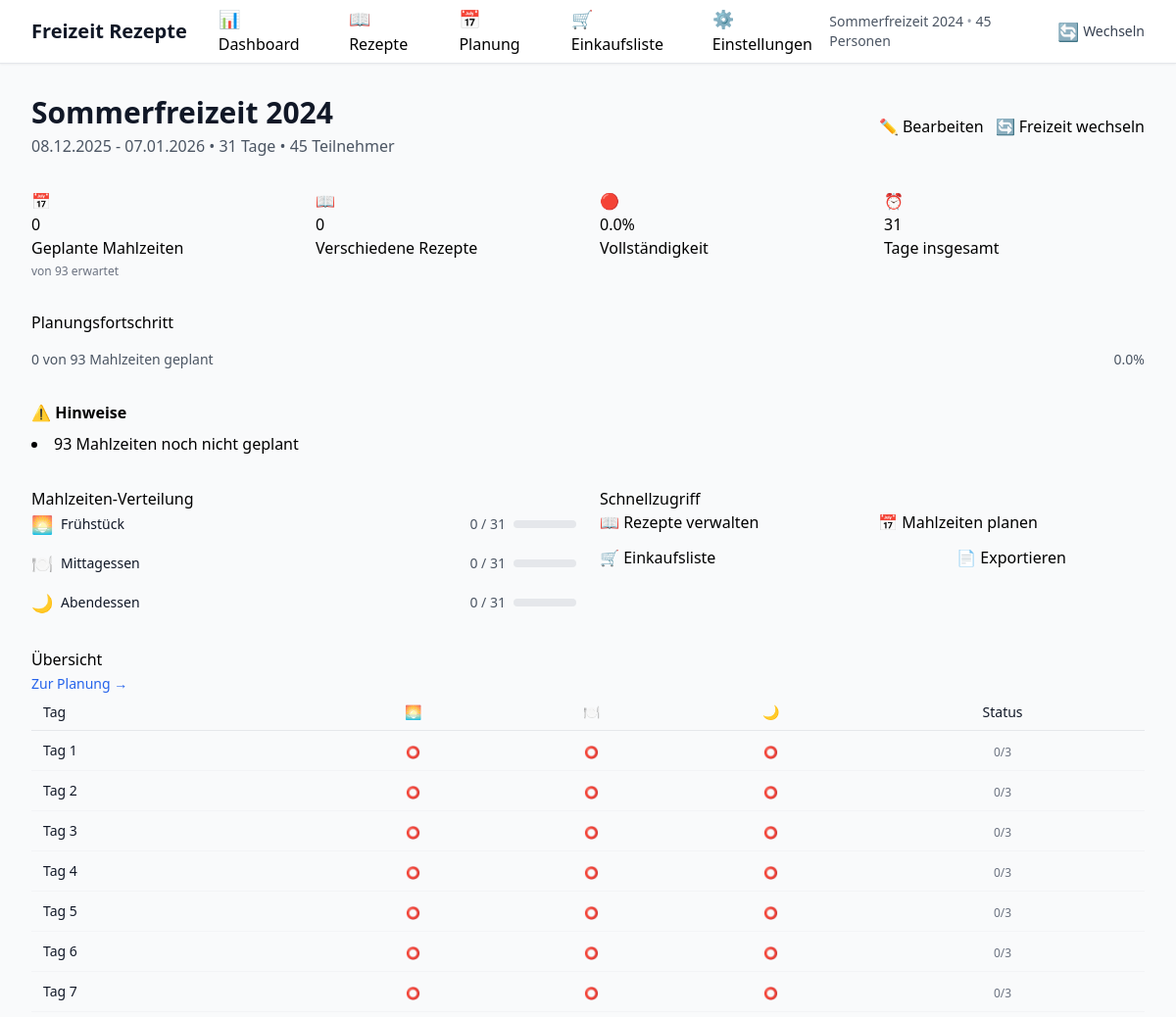
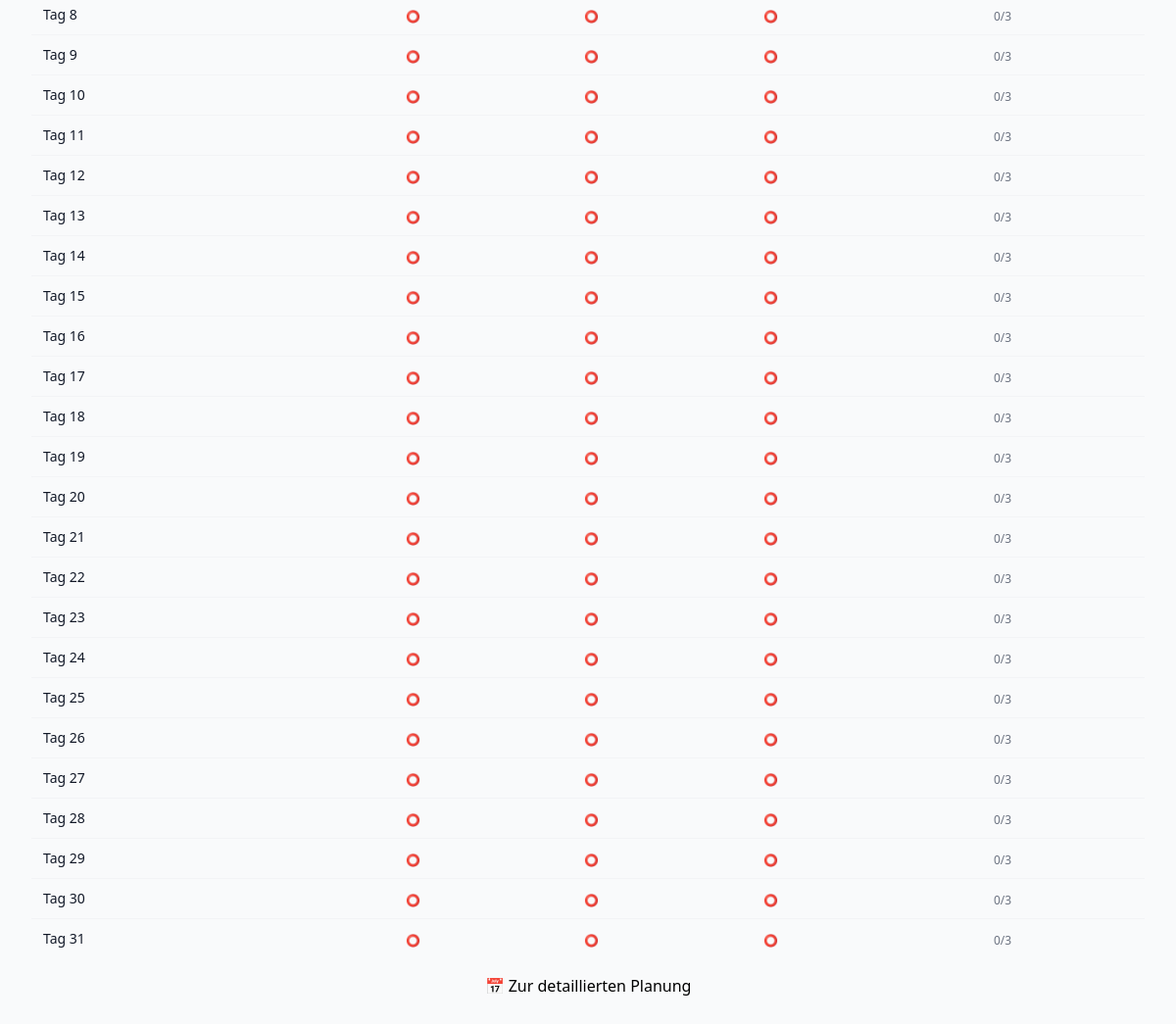
/dashboard, run on the app's committed database (2 pictures, top to bottom).
### app/models.py (models this page shows)
class Camp(Base):
    __tablename__ = 'camps'
    id = Column(Integer, primary_key=True, index=True)
    name = Column(String(255), nullable=False)
    start_date = Column(DateTime, nullable=False)
    end_date = Column(DateTime, nullable=False)
    participant_count = Column(Integer, nullable=False)
    created_at = Column(DateTime, default=datetime.utcnow)
    updated_at = Column(DateTime, default=datetime.utcnow, onupdate=datetime.utcnow)
    last_accessed = Column(DateTime, default=datetime.utcnow)
    meal_plans = relationship("MealPlan", back_populates="camp", cascade="all, delete-orphan")

### app/main.py (the view)
@app.get("/dashboard", response_class=HTMLResponse)
async def dashboard(context = Depends(get_template_context)):
    if not context["current_camp"]:
        return RedirectResponse(url="/select-camp", status_code=302)
    from app.services.calculation import get_camp_statistics
    stats = get_camp_statistics(context["db"], context["current_camp"].id)
    return templates.TemplateResponse("dashboard.html", {
        **context,
        "stats": stats
    })

### app/templates/dashboard.html (shortened to what this page needs)
{% extends "base.html" %}
{% block content %}
<div class="space-y-8">
    <div class="flex items-center justify-between">
        <div>
            <h1 class="text-3xl font-bold text-gray-900">{{ current_camp.name }}</h1>
            <p class="text-gray-600 mt-1">
                {{ current_camp.start_date.strftime('%d.%m.%Y') }} - {{ current_camp.end_date.strftime('%d.%m.%Y') }}
                • {{ stats.total_days }} Tage
                • {{ current_camp.participant_count }} Teilnehmer
            </p>
        </div>
        <div class="flex space-x-3">
            <button
                onclick="FreizeitApp.openModal('/api/camps/{{ current_camp.id }}/edit')"
                class="btn btn-secondary"
            >
                ✏️ Bearbeiten
            </button>
            <a href="/select-camp" class="btn btn-secondary">
                🔄 Freizeit wechseln
            </a>
        </div>
    </div>
    <div class="grid grid-cols-1 md:grid-cols-2 lg:grid-cols-4 gap-6 stat-grid">
        <div class="stat-card">
            <div class="stat-icon">📅</div>
            <div class="stat-number">{{ stats.planned_meals }}</div>
            <div class="stat-label">Geplante Mahlzeiten</div>
            <div class="text-xs text-gray-500 mt-1">
                von {{ stats.expected_meals }} erwartet
            </div>
        </div>
        <div class="stat-card">
            <div class="stat-icon">📖</div>
            <div class="stat-number">{{ stats.unique_recipes }}</div>
            <div class="stat-label">Verschiedene Rezepte</div>
        </div>
        <div class="stat-card">
            <div class="stat-icon">
                {% if stats.completion_percentage >= 100 %}✅
                {% elif stats.completion_percentage >= 75 %}🟡
                {% else %}🔴{% endif %}
            </div>
            <div class="stat-number">{{ stats.completion_percentage }}%</div>
            <div class="stat-label">Vollständigkeit</div>
        </div>
        <div class="stat-card">
            <div class="stat-icon">⏰</div>
            <div class="stat-number">{{ stats.total_days }}</div>
            <div class="stat-label">Tage insgesamt</div>
        </div>
    </div>
    <div class="card">
        <div class="card-header">
            <h2 class="card-title">Planungsfortschritt</h2>
        </div>
        <div class="space-y-4">
            <div class="flex justify-between text-sm text-gray-600">
                <span>{{ stats.planned_meals }} von {{ stats.expected_meals }} Mahlzeiten geplant</span>
                <span>{{ stats.completion_percentage }}%</span>
            </div>
        </div>
    </div>
    {% if stats.warnings %}
    <div class="alert alert-warning">
        <h3 class="font-semibold mb-2">⚠️ Hinweise</h3>
        <ul class="list-disc list-inside space-y-1">
            {% for warning in stats.warnings %}
            <li>{{ warning }}</li>
            {% endfor %}
        </ul>
    </div>
    {% endif %}
    <div class="grid grid-cols-1 lg:grid-cols-2 gap-6">
        <div class="card">
            <div class="card-header">
                <h2 class="card-title">Mahlzeiten-Verteilung</h2>
            </div>
            <div class="space-y-3">
                {% set meal_types = [('BREAKFAST', 'Frühstück', '🌅'), ('LUNCH', 'Mittagessen', '🍽️'), ('DINNER', 'Abendessen', '🌙')] %}
                {% for meal_type, label, icon in meal_types %}
                <div class="flex items-center justify-between">
                    <div class="flex items-center">
                        <span class="text-lg mr-2">{{ icon }}</span>
                        <span class="text-sm font-medium text-gray-900">{{ label }}</span>
                    </div>
                    <div class="flex items-center space-x-2">
                        <span class="text-sm text-gray-600">
                            {{ stats.meal_counts.get(meal_type, 0) }} / {{ stats.total_days }}
                        </span>
                        <div class="w-16 h-2 bg-gray-200 rounded-full">
                        </div>
                    </div>
                </div>
                {% endfor %}
            </div>
        </div>
        <div class="card">
            <div class="card-header">
                <h2 class="card-title">Schnellzugriff</h2>
            </div>
            <div class="grid grid-cols-2 gap-3">
                <a href="/recipes" class="btn btn-secondary justify-center">
                    📖 Rezepte verwalten
                </a>
                <a href="/meal-planning" class="btn btn-secondary justify-center">
                    📅 Mahlzeiten planen
                </a>
                <a href="/shopping-list" class="btn btn-secondary justify-center">
                    🛒 Einkaufsliste
                </a>
                <button
                    onclick="FreizeitApp.openModal('/export/options')"
                    class="btn btn-secondary justify-center"
                >
                    📄 Exportieren
                </button>
            </div>
        </div>
    </div>
    <div class="card">
        <div class="card-header">
            <h2 class="card-title">Übersicht</h2>
            <a href="/meal-planning" class="text-sm text-primary-600 hover:text-primary-800">
                Zur Planung →
            </a>
        </div>
        <div class="overflow-x-auto">
            <table class="min-w-full">
                <thead>
                    <tr class="border-b border-gray-200">
                        <th class="text-left py-2 px-3 text-sm font-medium text-gray-900">Tag</th>
                        <th class="text-center py-2 px-3 text-sm font-medium text-gray-900">🌅</th>
                        <th class="text-center py-2 px-3 text-sm font-medium text-gray-900">🍽️</th>
                        <th class="text-center py-2 px-3 text-sm font-medium text-gray-900">🌙</th>
                        <th class="text-center py-2 px-3 text-sm font-medium text-gray-900">Status</th>
                    </tr>
                </thead>
                <tbody class="divide-y divide-gray-100">
                    {% for day in range(stats.total_days) %}
                    <tr class="hover:bg-gray-50">
                        <td class="py-2 px-3 text-sm text-gray-900">
                            Tag {{ day + 1 }}
                        </td>
                        <td class="text-center py-2 px-3">
                            <span class="text-xs">⭕</span>
                        </td>
                        <td class="text-center py-2 px-3">
                            <span class="text-xs">⭕</span>
                        </td>
                        <td class="text-center py-2 px-3">
                            <span class="text-xs">⭕</span>
                        </td>
                        <td class="text-center py-2 px-3">
                            <span class="text-xs text-gray-500">0/3</span>
                        </td>
                    </tr>
                    {% endfor %}
                </tbody>
            </table>
        </div>
        <div class="mt-4 text-center">
            <a href="/meal-planning" class="btn btn-primary">
                📅 Zur detaillierten Planung
            </a>
        </div>
    </div>
</div>
{% endblock %}

### app/templates/base.html (shortened to what this page needs)
<!DOCTYPE html>
<html lang="de">
<head>
    <script src="https://cdn.tailwindcss.com"></script>
    <link href="/static/css/custom.css" rel="stylesheet">
</head>
<body hx-ext="loading-states" class="bg-gray-50 min-h-screen">
    {% if current_camp %}
    <nav class="bg-white shadow-sm border-b">
        <div class="max-w-7xl mx-auto px-4 sm:px-6 lg:px-8">
            <div class="flex justify-between h-16">
                <div class="flex items-center space-x-8">
                    <div class="flex-shrink-0">
                        <h1 class="text-xl font-bold text-gray-900">Freizeit Rezepte</h1>
                    </div>
                    <div class="hidden md:flex space-x-8">
                        <a href="/dashboard" class="nav-link {% if request.url.path == '/dashboard' %}active{% endif %}">
                            <span class="text-lg">📊</span> Dashboard
                        </a>
                        <a href="/recipes" class="nav-link {% if '/recipes' in request.url.path %}active{% endif %}">
                            <span class="text-lg">📖</span> Rezepte
                        </a>
                        <a href="/meal-planning" class="nav-link {% if '/meal-planning' in request.url.path %}active{% endif %}">
                            <span class="text-lg">📅</span> Planung
                        </a>
                        <a href="/shopping-list" class="nav-link {% if '/shopping-list' in request.url.path %}active{% endif %}">
                            <span class="text-lg">🛒</span> Einkaufsliste
                        </a>
                        <a href="/settings" class="nav-link {% if '/settings' in request.url.path %}active{% endif %}">
                            <span class="text-lg">⚙️</span> Einstellungen
                        </a>
                    </div>
                </div>
                <div class="flex items-center space-x-4">
                    <div class="text-sm text-gray-600">
                        <span class="font-medium">{{ current_camp.name }}</span>
                        <span class="text-gray-400">•</span>
                        <span>{{ current_camp.participant_count }} Personen</span>
                    </div>
                    <div x-data="{ open: false }" class="relative">
                        <button @click="open = !open" class="flex items-center text-sm text-gray-700 hover:text-gray-900">
                            <span class="text-lg">🔄</span>
                            <span class="ml-1">Wechseln</span>
                        </button>
                    </div>
                </div>
            </div>
        </div>
    </nav>
    {% endif %}
    <main class="{% if current_camp %}max-w-7xl mx-auto px-4 sm:px-6 lg:px-8 py-8{% else %}min-h-screen flex items-center justify-center{% endif %}">
        {% block content %}{% endblock %}
    </main>
</body>
</html>

### app/static/css/custom.css (style rules this page uses)
.nav-link { @apply inline-flex items-center px-1 pt-1 text-sm font-medium text-gray-500 hover:text-gray-700 hover:border-gray-300 transition-colors duration-200; border-bottom: 2px solid transparent; }
.nav-link.active { @apply text-primary-600 border-primary-500; }
.nav-link span { @apply mr-2; }
.card { @apply bg-white rounded-lg shadow-sm border border-gray-200 p-6; }
.card-header { @apply flex items-center justify-between mb-4 pb-4 border-b border-gray-200; }
.card-title { @apply text-lg font-semibold text-gray-900; }
.btn { @apply inline-flex items-center px-4 py-2 border border-transparent text-sm font-medium rounded-md shadow-sm transition-colors duration-200 focus:outline-none focus:ring-2 focus:ring-offset-2; }
.btn-primary { @apply text-white bg-primary-600 hover:bg-primary-700 focus:ring-primary-500; }
.btn-secondary { @apply text-gray-700 bg-white hover:bg-gray-50 border-gray-300 focus:ring-primary-500; }
.stat-card { @apply bg-white rounded-lg shadow-sm border border-gray-200 p-6 text-center; }
.stat-number { @apply text-3xl font-bold text-gray-900; }
.stat-label { @apply text-sm text-gray-600 mt-1; }
.stat-icon { @apply text-4xl mb-2; }
.alert { @apply p-4 rounded-md mb-4; }
.alert-warning { @apply bg-yellow-50 border border-yellow-200 text-yellow-800; }

### data on the page
Camp: name "Sommerfreizeit 2024", participant_count "45", start_date "08.12.2025", end_date "07.01.2026"

### other printed values
{{ stats.total_days }} "31"
{{ stats.planned_meals }} "0"
{{ stats.expected_meals }} "93"
{{ stats.unique_recipes }} "0"
{{ stats.completion_percentage }} "0.0"
{{ warning }} "93 Mahlzeiten noch nicht geplant"
{{ icon }} "🌅" "🍽️" "🌙"
{{ label }} "Frühstück" "Mittagessen" "Abendessen"
{{ stats.meal_counts.get(meal_type, 0) }} "0" "0" "0"
{{ stats.total_days }} "31" "31" "31"
{{ day + 1 }} "1" "2" "3" "4" "5" "6" "7" "8" "9" "10" "11" "12" "13" "14" "15" "16" "17" "18" "19" "20" "21" "22" "23" "24" "25" "26" "27" "28" "29" "30" "31"
